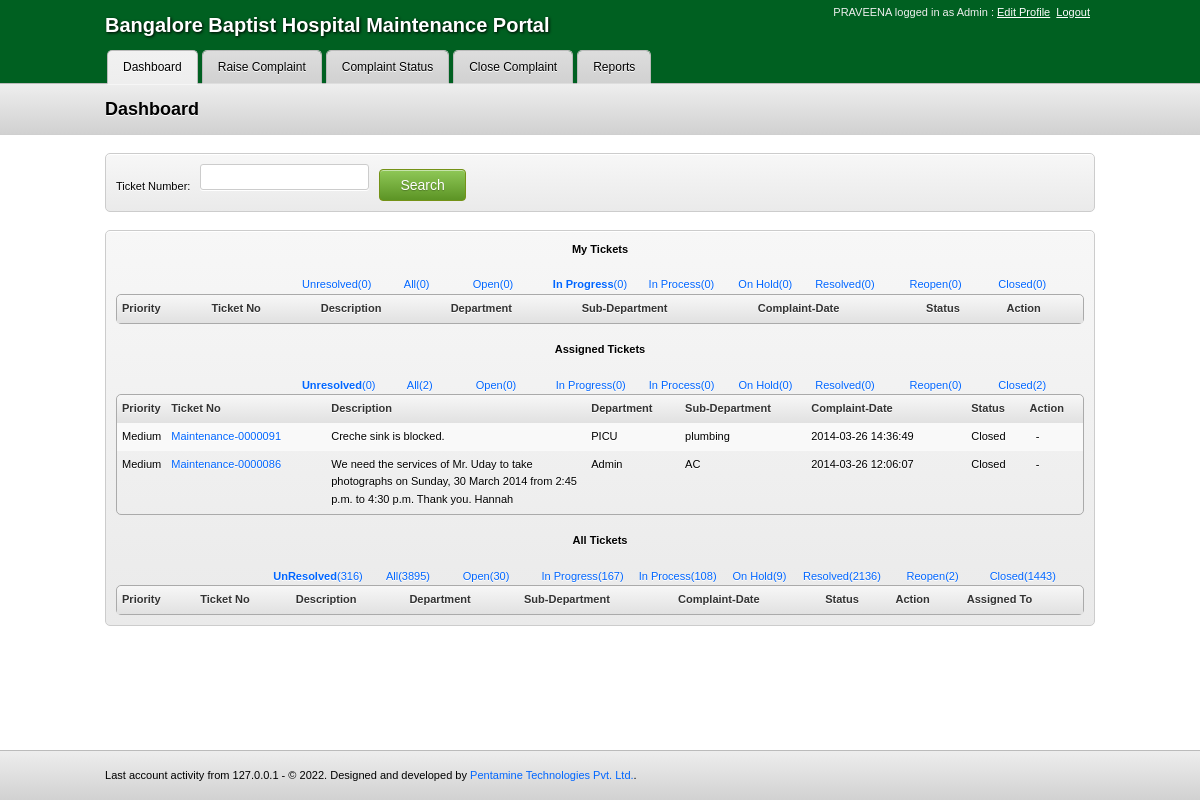
Page /index.php?page=Dashboard&StatusId=2 (signed in) on the committed database.
### tables this page shows
CREATE TABLE `status` (
  `id` bigint(20) NOT NULL AUTO_INCREMENT,
  `name` varchar(20) NOT NULL,
  PRIMARY KEY (`id`)
);

CREATE TABLE `complaint` (
  `id` bigint(20) NOT NULL AUTO_INCREMENT,
  `ticketno` varchar(20) NOT NULL,
  `description` text NOT NULL,
  `remarks` text NOT NULL,
  `complainttypeid` int(11) DEFAULT NULL,
  `zoneid` bigint(20) DEFAULT NULL,
  `assignedto` bigint(20) NOT NULL,
  `sourceid` bigint(20) NOT NULL,
  `departmentid` bigint(20) NOT NULL,
  `locationid` bigint(20) DEFAULT NULL,
  `groupid` bigint(20) NOT NULL,
  `subgroupid` bigint(20) DEFAULT NULL,
  `priorityid` bigint(20) NOT NULL,
  `statusid` bigint(20) NOT NULL,
  `holdcategoryid` bigint(20) DEFAULT NULL,
  `itemid` bigint(20) DEFAULT NULL,
  `reasonforhold` text NOT NULL,
  `createdby` bigint(20) NOT NULL,
  `createdat` datetime NOT NULL,
  `updatedby` bigint(20) NOT NULL,
  `updatedat` datetime NOT NULL,
  `filename` text NOT NULL,
  `bio_startdate` datetime DEFAULT NULL,
  `bio_enddate` datetime DEFAULT NULL,
  `bio_remark` varchar(70) DEFAULT NULL,
  PRIMARY KEY (`id`),
  KEY `assignedto` (`assignedto`),
  KEY `sourceid` (`sourceid`),
  KEY `priorityid` (`priorityid`),
  KEY `statusid` (`statusid`),
  KEY `updatedby` (`updatedby`),
  KEY `createdby` (`createdby`),
  KEY `zoneid` (`zoneid`),
  KEY `groupid` (`groupid`),
  KEY `complainttypeid` (`complainttypeid`),
  KEY `departmentid` (`departmentid`),
  KEY `subgroupid` (`subgroupid`),
  KEY `holdcategoryid` (`holdcategoryid`),
  KEY `itemid` (`itemid`),
  KEY `locationid` (`locationid`),
  CONSTRAINT `complaint_ibfk_16` FOREIGN KEY (`zoneid`) REFERENCES `zone` (`id`) ON DELETE NO ACTION ON UPDATE NO ACTION,
  CONSTRAINT `complaint_ibfk_17` FOREIGN KEY (`assignedto`) REFERENCES `user` (`id`) ON DELETE NO ACTION ON UPDATE NO ACTION,
  CONSTRAINT `complaint_ibfk_18` FOREIGN KEY (`sourceid`) REFERENCES `source` (`id`) ON DELETE NO ACTION ON UPDATE NO ACTION,
  CONSTRAINT `complaint_ibfk_19` FOREIGN KEY (`departmentid`) REFERENCES `department` (`id`) ON DELETE NO ACTION ON UPDATE NO ACTION,
  CONSTRAINT `complaint_ibfk_20` FOREIGN KEY (`locationid`) REFERENCES `location` (`id`) ON DELETE NO ACTION ON UPDATE NO ACTION,
  CONSTRAINT `complaint_ibfk_21` FOREIGN KEY (`groupid`) REFERENCES `group` (`id`) ON DELETE NO ACTION ON UPDATE NO ACTION,
  CONSTRAINT `complaint_ibfk_22` FOREIGN KEY (`subgroupid`) REFERENCES `subgroup` (`id`) ON DELETE NO ACTION ON UPDATE NO ACTION,
  CONSTRAINT `complaint_ibfk_23` FOREIGN KEY (`priorityid`) REFERENCES `priority` (`id`) ON DELETE NO ACTION ON UPDATE NO ACTION,
  CONSTRAINT `complaint_ibfk_24` FOREIGN KEY (`statusid`) REFERENCES `status` (`id`) ON DELETE NO ACTION ON UPDATE NO ACTION,
  CONSTRAINT `complaint_ibfk_25` FOREIGN KEY (`holdcategoryid`) REFERENCES `holdcategory` (`id`) ON DELETE NO ACTION ON UPDATE NO ACTION,
  CONSTRAINT `complaint_ibfk_26` FOREIGN KEY (`createdby`) REFERENCES `user` (`id`) ON DELETE NO ACTION ON UPDATE NO ACTION,
  CONSTRAINT `complaint_ibfk_27` FOREIGN KEY (`updatedby`) REFERENCES `user` (`id`) ON DELETE NO ACTION ON UPDATE NO ACTION
);

CREATE TABLE `priority` (
  `id` bigint(20) NOT NULL AUTO_INCREMENT,
  `name` varchar(20) NOT NULL,
  PRIMARY KEY (`id`)
);

CREATE TABLE `department` (
  `id` bigint(20) NOT NULL AUTO_INCREMENT,
  `divisionid` bigint(20) NOT NULL,
  `name` varchar(20) NOT NULL,
  `extension` varchar(50) NOT NULL,
  `biomedical_department` tinyint(4) NOT NULL,
  `1` int(11) NOT NULL,
  `2` int(11) NOT NULL,
  `3` int(11) NOT NULL,
  `4` bigint(20) DEFAULT NULL,
  `5` bigint(20) DEFAULT NULL,
  PRIMARY KEY (`id`),
  KEY `divisionid` (`divisionid`),
  CONSTRAINT `department_ibfk_2` FOREIGN KEY (`divisionid`) REFERENCES `division` (`id`) ON DELETE NO ACTION ON UPDATE NO ACTION
);

CREATE TABLE `subgroup` (
  `id` bigint(20) NOT NULL AUTO_INCREMENT,
  `groupid` bigint(20) NOT NULL,
  `name` varchar(20) NOT NULL,
  `users` text NOT NULL,
  `complainttype` varchar(250) NOT NULL,
  PRIMARY KEY (`id`),
  KEY `groupid` (`groupid`),
  CONSTRAINT `subgroup_ibfk_2` FOREIGN KEY (`groupid`) REFERENCES `group` (`id`) ON DELETE NO ACTION ON UPDATE NO ACTION
);

### includes/Complaint_Status_Queries.php (called while the page is built, shortened)
<?php
	function Count_Created_Tickets()
	{
		return mysqli_query($_SESSION['connection'],"Select count(*) as total From complaint where createdby='".$_SESSION['id']."' ORDER BY createdat DESC");
	}
	function Count_Created_Unresolved_Tickets()
	{
		return mysqli_query($_SESSION['connection'],"Select count(*) as total From complaint where createdby='".$_SESSION['id']."' && statusid != '5' && statusid != '7' ORDER BY createdat DESC");
	}
	function Count_Assigned_Tickets()
	{
		return mysqli_query($_SESSION['connection'],"Select COUNT(*) as total From complaint Where assignedto='".$_SESSION['id']."' ORDER BY updatedat DESC");
	}
	function Count_Assigned_Unresolved_Tickets()
	{
		return mysqli_query($_SESSION['connection'],"Select COUNT(*) as total From complaint Where assignedto='".$_SESSION['id']."' && statusid != '5' && statusid != '7' ORDER BY updatedat DESC");
	}
	function Select_Assigned_Tickets_ByStatusId_ByLimit($Start,$Limit)
	{
		if($_GET['AssignedStatusId'] != 8)
			return mysqli_query($_SESSION['connection'],str_replace("='0'", "!='0'", "Select * From complaint where assignedto='".$_SESSION['id']."' ".$_POST['AssignedStatusId']." ORDER BY updatedat DESC Limit $Start,$Limit"));
		else
			return mysqli_query($_SESSION['connection'],str_replace("='0'", "!='0'", "Select * From complaint where assignedto='".$_SESSION['id']."'  && statusid != '5' && statusid != '7' ORDER BY updatedat DESC Limit $Start,$Limit"));
	}
	function CountAll_All_Tickets()
	{
		$Condition = "WHERE createdby!='".$_SESSION['id']."' && assignedto!='".$_SESSION['id']."'";
		return mysqli_query($_SESSION['connection'],"Select COUNT(*) as total From complaint $Condition  ORDER BY updatedat DESC");
	}
	function UnresolvedAll_All_Tickets()
	{
		$Condition = "WHERE createdby!='".$_SESSION['id']."' && assignedto!='".$_SESSION['id']."'";
		return mysqli_query($_SESSION['connection'],"Select COUNT(*) as total From complaint $Condition && statusid != '5' && statusid != '7' ORDER BY updatedat DESC");
	}
	function Complaint_Count_Status_All($StatusId)
	{
		$Condition = "WHERE createdby!='".$_SESSION['id']."' && assignedto!='".$_SESSION['id']."' && statusid='".$StatusId."'";
		return mysqli_query($_SESSION['connection'],"Select * From complaint $Condition ORDER BY updatedat DESC");
	}
	function Complaint_Status()
	{
		return mysqli_query($_SESSION['connection'],"Select * From status WHERE id<8");
	}
	function Complaint_Select_SubgroupForComplainttype($SubGroupId)
	{
		return mysqli_query($_SESSION['connection'],"Select * From subgroup Where id='".$SubGroupId."'");
	}
	function Complaint_Get_Priority($PriorityId)
	{
		return mysqli_query($_SESSION['connection'],"Select * From priority where id='".$PriorityId."'");
	}
	function Complaint_Get_Department($DepartmentId)
	{
		return mysqli_query($_SESSION['connection'],"Select * From department where id='".$DepartmentId."'");
	}
	function Complaint_Get_Status($StatusId)
	{
		return mysqli_query($_SESSION['connection'],"Select * From status where id='".$StatusId."'");
	}
	function Complaint_Count_Status($StatusId)
	{
		return mysqli_query($_SESSION['connection'],"Select * From complaint where (createdby='".$_SESSION['id']."') AND statusid='".$StatusId."' ORDER BY updatedat DESC");
	}
	function Complaint_Count_Status_of_Assigned($StatusId)
	{
		return mysqli_query($_SESSION['connection'],"Select * From complaint where (assignedto='".$_SESSION['id']."') AND statusid='".$StatusId."' ORDER BY updatedat DESC");
	}
?>

### includes/Dashboard_Table.php (the view, shortened to what this page needs)
<?php
	if($_GET['Initial'])
		include("includes/Complaint_Status_Queries.php");
	else
	{
		session_start();
		include("Config.php");
		include("Complaint_Status_Queries.php");
		$PaginationFor = $_GET['PaginationFor'];
	}
	$Limit = 10;
	if($_GET['pageno'])
		$Start = ($_GET['pageno']-1)*$Limit;
	else
		$Start = 0;
	$Bold = array("", array("<b>","</b>"));
	if(isset($_GET['subpage']))
		include("includes/Complaint_Status_Of_Ticket.php");
	else
	{
		if(!$PaginationFor || $PaginationFor == "CreatedTickets")
		{ ?>
			<div id='CreatedTickets'>
			<center><strong>My Tickets</strong></center>
			<br />
			<table>
				<tr>
					<td style="width:750px"></td>
					<?php
					$All_Status = Complaint_Status();
					$Complaint_Created = mysqli_fetch_array(Count_Created_Tickets());
					$Complaint_Created_Unresolved =mysqli_fetch_array(Count_Created_Unresolved_Tickets());
					if($_SESSION['StatusId']== 8)
						$Selected = "<b>Unresolved</b>";
					else
						$Selected = "Unresolved";
					echo '<td style="width:200px"><a href="?page='.$_GET['page'].'&StatusId=8">'.$Selected.'('.$Complaint_Created_Unresolved['total'].')</a></td>';
					if(!$_SESSION['StatusId'])
						echo '<td style="width:200px"><a href="?page='.$_GET['page'].'&StatusId=0"><b>All</b>('.$Complaint_Created['total'].')</a></td>';
					else
						echo '<td style="width:200px"><a href="?page='.$_GET['page'].'&StatusId=0">All('.$Complaint_Created['total'].')</a></td>';
					while($Statuses = mysqli_fetch_array($All_Status))
					{
						if($_GET['StatusId'] == $Statuses['id'])
							echo '<td style="width:200px"><a href="?page='.$_GET['page'].'&StatusId='.$Statuses['id'].'"><b>'.$Statuses['name'].'</b>('.mysqli_num_rows(Complaint_Count_Status($Statuses['id'])).')</a></td>';
						else
							echo '<td style="width:200px"><a href="?page='.$_GET['page'].'&StatusId='.$Statuses['id'].'">'.$Statuses['name'].'('.mysqli_num_rows(Complaint_Count_Status($Statuses['id'])).')</a></td>';
					} ?>
				</tr>
			</table>
			<table class="paginate sortable full">
				<thead>
					<tr>
						<th align='left'>Priority</th>
						<th align='left'>Ticket No</th>
						<th align='left'>Description</th>
						<th align='left'>Department</th>
						<th align='left'>Sub-Department</th>
						<th align='left'>Complaint-Date</th>
						<th align='left'>Status</th>
						<th align='left'>Action</th>
					</tr>
				</thead>
			</table>
			<?php
			echo "</div>";
		}
		if(!$PaginationFor || $PaginationFor == "AssignedTickets")
		{ ?>
			<div id='AssignedTickets'>
				<br />
				<center><strong>Assigned Tickets</strong></center>
				<br />
				<table>
					<tr>
						<td style="width:750px"></td>
						<?php
						$All_Status = Complaint_Status();
						$Complaint_Assigned = mysqli_fetch_array(Count_Assigned_Tickets());
						$Complaint_Assigned_Unresolved =mysqli_fetch_array(Count_Assigned_Unresolved_Tickets());
						if($_SESSION['AssignedStatusId']==8)
							$Selected = "<b>Unresolved</b>";
						else
							$Selected = "Unresolved";
						echo '<td style="width:200px"><a href="?page='.$_GET['page'].'&AssignedStatusId=8">'.$Selected.'('.$Complaint_Assigned_Unresolved['total'].')</a></td>';
						if(!$_SESSION['AssignedStatusId'])
							echo '<td style="width:200px"><a href="?page='.$_GET['page'].'&AssignedStatusId=0"><b>All</b>('.$Complaint_Assigned['total'].')</a></td>';
						else
							echo '<td style="width:200px"><a href="?page='.$_GET['page'].'&AssignedStatusId=0">All('.$Complaint_Assigned['total'].')</a></td>';
						while($Statuses = mysqli_fetch_array($All_Status))
						{
							if($_GET['AssignedStatusId'] == $Statuses['id'])
								echo '<td style="width:200px"><a href="?page='.$_GET['page'].'&AssignedStatusId='.$Statuses['id'].'"><b>'.$Statuses['name'].'</b>('.mysqli_num_rows(Complaint_Count_Status_of_Assigned($Statuses['id'])).')</a></td>';
							else
								echo '<td style="width:200px"><a href="?page='.$_GET['page'].'&AssignedStatusId='.$Statuses['id'].'">'.$Statuses['name'].'('.mysqli_num_rows(Complaint_Count_Status_of_Assigned($Statuses['id'])).')</a></td>';
						} ?>
					</tr>
				</table>
				<table class="paginate sortable full">
					<thead>
						<tr>
							<th align='left'>Priority</th>
							<th align='left'>Ticket No</th>
							<th align='left'>Description</th>
							<th align='left'>Department</th>
							<th align='left'>Sub-Department</th>
							<th align='left'>Complaint-Date</th>
							<th align='left'>Status</th>
							<th align='left'>Action</th>
						</tr>
					</thead>
					<?php
					$Complaint_Assigned = Select_Assigned_Tickets_ByStatusId_ByLimit($Start, $Limit);
					while($Complaint_Assigned_Ticket = mysqli_fetch_array($Complaint_Assigned))
					{
						$Priority = mysqli_fetch_array(Complaint_Get_Priority($Complaint_Assigned_Ticket['priorityid']));
						$Department = mysqli_fetch_array(Complaint_Get_Department($Complaint_Assigned_Ticket['departmentid']));
						$Status = mysqli_fetch_array(Complaint_Get_Status($Complaint_Assigned_Ticket['statusid']));
						$SubGroup = mysqli_fetch_array(Complaint_Select_SubgroupForComplainttype($Complaint_Assigned_Ticket['subgroupid']));
						echo '<tr>
						<td style="width:10px" align="left">'.$Bold[$Complaint_Assigned_Ticket['statusid']][0].$Priority['name'].$Bold[$Complaint_Assigned_Ticket['statusid']][1].'</td>
						<td style="width:150px" align="left"><a href="?page=Complaint_Status&subpage=Complaint_Status_Of_Ticket&TicketNo='.$Complaint_Assigned_Ticket['ticketno'].'&ComplaintId='.$Complaint_Assigned_Ticket['id'].'">'.$Bold[$Complaint_Assigned_Ticket['statusid']][0].$Complaint_Assigned_Ticket['ticketno'].$Bold[$Complaint_Assigned_Ticket['statusid']][1].'</a></td>
						<td style="width:250px" >'.$Bold[$Complaint_Assigned_Ticket['statusid']][0].$Complaint_Assigned_Ticket['description'].$Bold[$Complaint_Assigned_Ticket['statusid']][1].'</td>
						<td align="left">'.$Bold[$Complaint_Assigned_Ticket['statusid']][0].$Department['name'].$Bold[$Complaint_Assigned_Ticket['statusid']][1].'</td>
						<td align="left">'.$Bold[$Complaint_Assigned_Ticket['statusid']][0].$SubGroup['name'].$Bold[$Complaint_Assigned_Ticket['statusid']][1].'</td>
						<td align="left" style="width:150px">'.$Bold[$Complaint_Assigned_Ticket['statusid']][0].$Complaint_Assigned_Ticket['createdat'].$Bold[$Complaint_Assigned_Ticket['statusid']][1].'</td>
						<td align="left">'.$Bold[$Complaint_Assigned_Ticket['statusid']][0].$Status['name'].$Bold[$Complaint_Assigned_Ticket['statusid']][1].'</td><td align="left">';
						if(($Complaint_Assigned_Ticket['statusid'] == 5))
							echo '<a href="?page=Close_Complaint&TicketNo='.$Complaint_Assigned_Ticket['ticketno'].'&ComplaintId='.$Complaint_Assigned_Ticket['id'].'">Close</a>';
						else
							echo "&nbsp;&nbsp;-";
						echo '</td>
						</tr>';
					} ?>
				</table>
			<?php
			echo "</div>";
		}
		if($_SESSION['roleid'] == 1 || $_SESSION['roleid'] == 5 || $_SESSION['admin'])
		{
			if(!$PaginationFor || $PaginationFor == "AllTickets")
			{ ?>
				<div id='AllTickets'>
					<br />
					<center><strong>All Tickets</strong></center>
					<br />
					<table>
						<tr>
							<td style="width:750px"></td>
							<?php
							$All_Status = Complaint_Status();
							$Complaint_All_Tickets = mysqli_fetch_array(CountAll_All_Tickets());
							$Complaint_All_Unresolved =mysqli_fetch_array(UnresolvedAll_All_Tickets());
							if($_SESSION['StatusAll']==8)
								$selected = "<b>UnResolved</b>";
							else
								$selected = "UnResolved";
							echo '<td style="width:200px"><a href="?page='.$_GET['page'].'&StatusAll=8">'.$selected.'('.$Complaint_All_Unresolved['total'].')</a></td>';
							if(!$_SESSION['StatusAll'])
								echo '<td style="width:200px"><a href="?page='.$_GET['page'].'&StatusAll=0"><b>All</b>('.($Complaint_All_Tickets['total']).')</a></td>';
							else
								echo '<td style="width:200px"><a href="?page='.$_GET['page'].'&StatusAll=0">All('.$Complaint_All_Tickets['total'].')</a></td>';
							while($Statuses = mysqli_fetch_array($All_Status))
							{
								if($_GET['StatusAll'] == $Statuses['id'])
									echo '<td style="width:200px"><a href="?page='.$_GET['page'].'&StatusAll='.$Statuses['id'].'"><b>'.$Statuses['name'].'</b>('.mysqli_num_rows(Complaint_Count_Status_All($Statuses['id'])).')</a></td>';
								else
									echo '<td style="width:200px"><a href="?page='.$_GET['page'].'&StatusAll='.$Statuses['id'].'">'.$Statuses['name'].'('.mysqli_num_rows(Complaint_Count_Status_All($Statuses['id'])).')</a></td>';
							} ?>
						</tr>
					</table>
					<table class="paginate sortable full">
						<thead>
							<tr>
								<th align='left'>Priority</th>
								<th align='left'>Ticket No</th>
								<th align='left'>Description</th>
								<th align='left'>Department</th>
								<th align='left'>Sub-Department</th>
								<th align='left'>Complaint-Date</th>
								<th align='left'>Status</th>
								<th align='left'>Action</th>
								<th align='left'>Assigned To</th>
							</tr>
						</thead>
					</table>
					<?php
				echo "</div>";
			}
		}
	} ?>

### rows in the picture
status: name "Open", mysqli_num_rows(Complaint_Count_Status($Statuses['id'])) "0", id "0", mysqli_num_rows(Complaint_Count_Status_All($Statuses['id'])) "30"
status: name "In Progress", mysqli_num_rows(Complaint_Count_Status($Statuses['id'])) "0", id "0", mysqli_num_rows(Complaint_Count_Status_All($Statuses['id'])) "167"
status: name "In Process", mysqli_num_rows(Complaint_Count_Status($Statuses['id'])) "0", id "0", mysqli_num_rows(Complaint_Count_Status_All($Statuses['id'])) "108"
status: name "On Hold", mysqli_num_rows(Complaint_Count_Status($Statuses['id'])) "0", id "0", mysqli_num_rows(Complaint_Count_Status_All($Statuses['id'])) "9"
status: name "Resolved", mysqli_num_rows(Complaint_Count_Status($Statuses['id'])) "0", id "0", mysqli_num_rows(Complaint_Count_Status_All($Statuses['id'])) "2136"
status: name "Reopen", mysqli_num_rows(Complaint_Count_Status($Statuses['id'])) "0", id "0", mysqli_num_rows(Complaint_Count_Status_All($Statuses['id'])) "2"
status: name "Closed", mysqli_num_rows(Complaint_Count_Status($Statuses['id'])) "0", id "2", mysqli_num_rows(Complaint_Count_Status_All($Statuses['id'])) "1443"
complaint: priorityid.name "Medium", ticketno "Maintenance-0000091", description "Creche sink is blocked.", departmentid.name "PICU", subgroupid.name "plumbing", createdat "2014-03-26 14:36:49", statusid.name "Closed"
complaint: priorityid.name "Medium", ticketno "Maintenance-0000086", description "We need the services of Mr. Uday to take photographs on Sunday, 30 March 2014 from 2:45 p.m. to 4:30 p.m. Thank you. Hannah", departmentid.name "Admin", subgroupid.name "AC", createdat "2014-03-26 12:06:07", statusid.name "Closed"

### other values in the picture
$_SESSION['name'] "PRAVEENA"
str_replace("_", " ", $_SESSION['role']) "Admin"
$_SESSION['Client'] "Bangalore Baptist Hospital Maintenance Portal"
$page "Dashboard"
$page "Raise Complaint"
$page "Complaint Status"
$page "Close Complaint"
$page "Reports"
$currentpage "Dashboard"
$Selected "Unresolved"
$Complaint_Created_Unresolved['total'] "0"
$Complaint_Created['total'] "0"
$Complaint_Assigned_Unresolved['total'] "0"
$Complaint_Assigned['total'] "2"
$Complaint_All_Unresolved['total'] "316"
